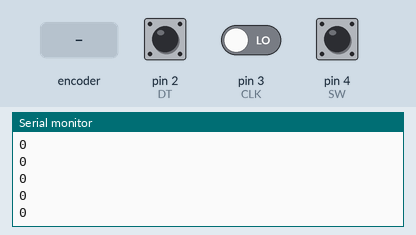
A sketch run on a simulated Arduino Uno, built with avr-gcc and run on an emulated ATmega328P. Parts: the last lines printed to the serial monitor. Inputs (shaded band) come from the test bench; at power-on: pin 4 (SW) HIGH, pin 2 (DT) HIGH, pin 3 (CLK) LOW.

Above: at 1.2 s.
1.3 s: pin 4 (SW) pulled LOW for 0.15 s
2.9 s: rotary encoder on pin 3 (CLK) / pin 2 (DT) turned 1 step (first pin leading)
At 3.8 s:
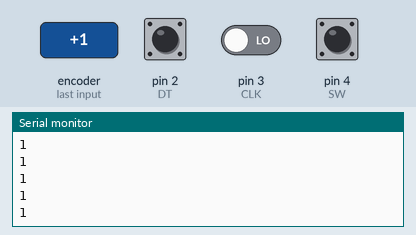
4.6 s: rotary encoder on pin 3 (CLK) / pin 2 (DT) turned 1 step (first pin leading)
At 5.7 s:
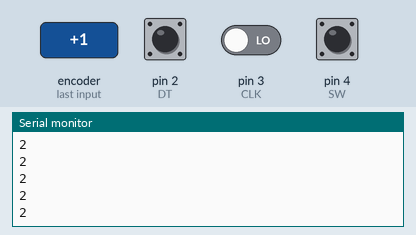
Timing chart, 0 to 7.6 s (numbered marks = the images above; inputs shaded):
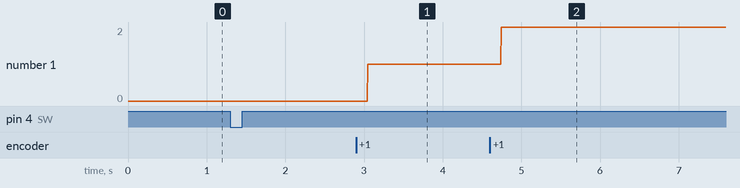

Measured:
- after the input at 2.9 s, the serial monitor: prints a new line after 0.15 s (image 1)
- after the input at 4.6 s, the serial monitor: prints a new line after 0.14 s (image 2)
- plotted number 1: 0 → 1 after the input at 2.9 s, 1 → 2 after the input at 4.6 s

The sketch:

rotary_encoder.ino
```cpp
#define DT 2
#define CLK 3
#define SW 4

void setup() {
  Serial.begin(9600);
  pinMode(DT, INPUT);
  pinMode(CLK, INPUT);
  pinMode(SW, INPUT);
  digitalWrite(SW, HIGH);
}

void loop() {
  int counter;
  byte DialPos;
  byte Last_DialPos;

  counter = 0;

  while (1)
  {
    DialPos = (digitalRead(CLK) << 1) | digitalRead(DT);
    if (DialPos == 3 && Last_DialPos == 1) {
      counter--;
    }
    if (DialPos == 3 && Last_DialPos == 2) {
      counter++;
    }
    Serial.println(counter);

    if (!digitalRead(SW))
      Serial.println("Switch pressed!!");

    Last_DialPos = DialPos;
  }
}
```
